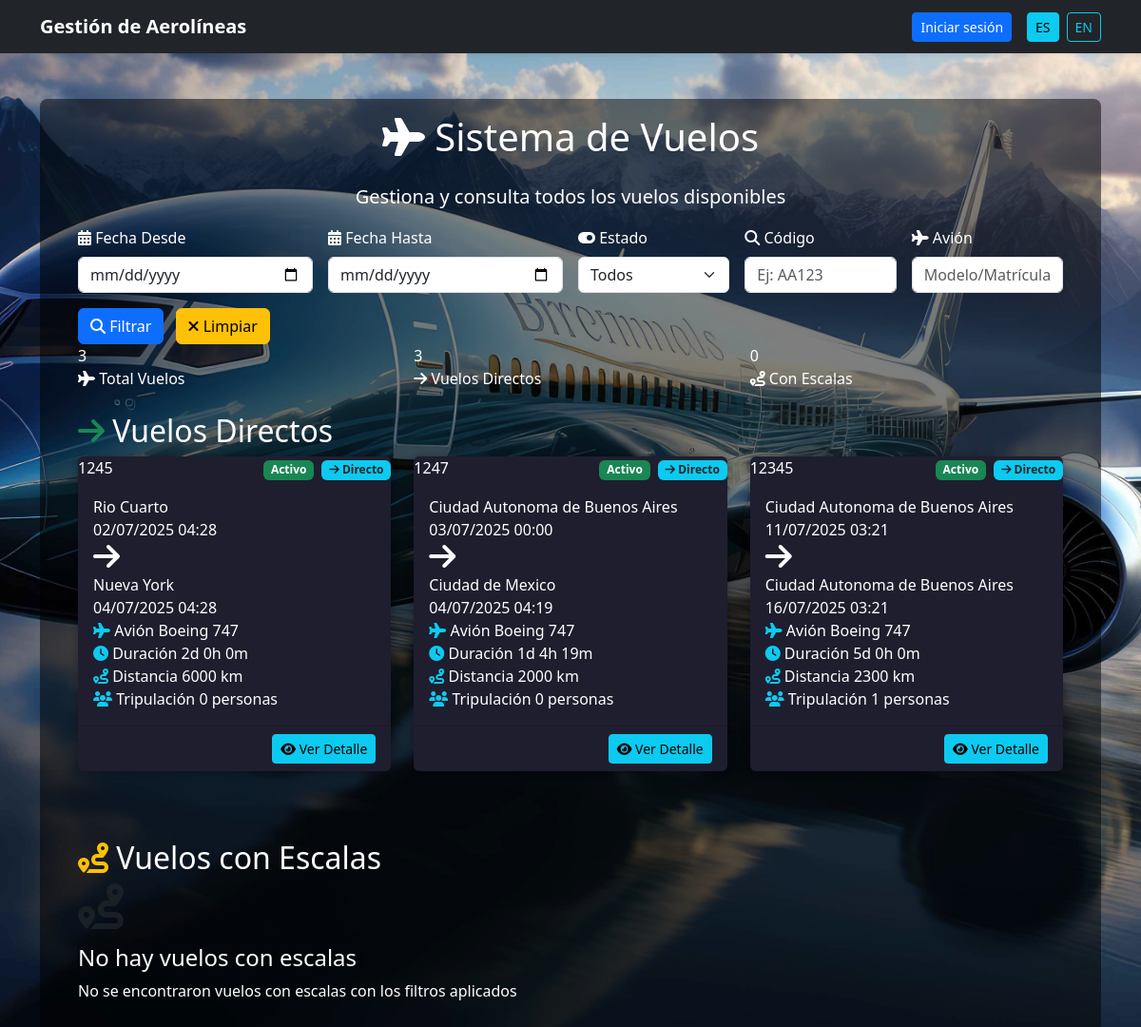
Page /es/vuelo_list on the earlier database version.
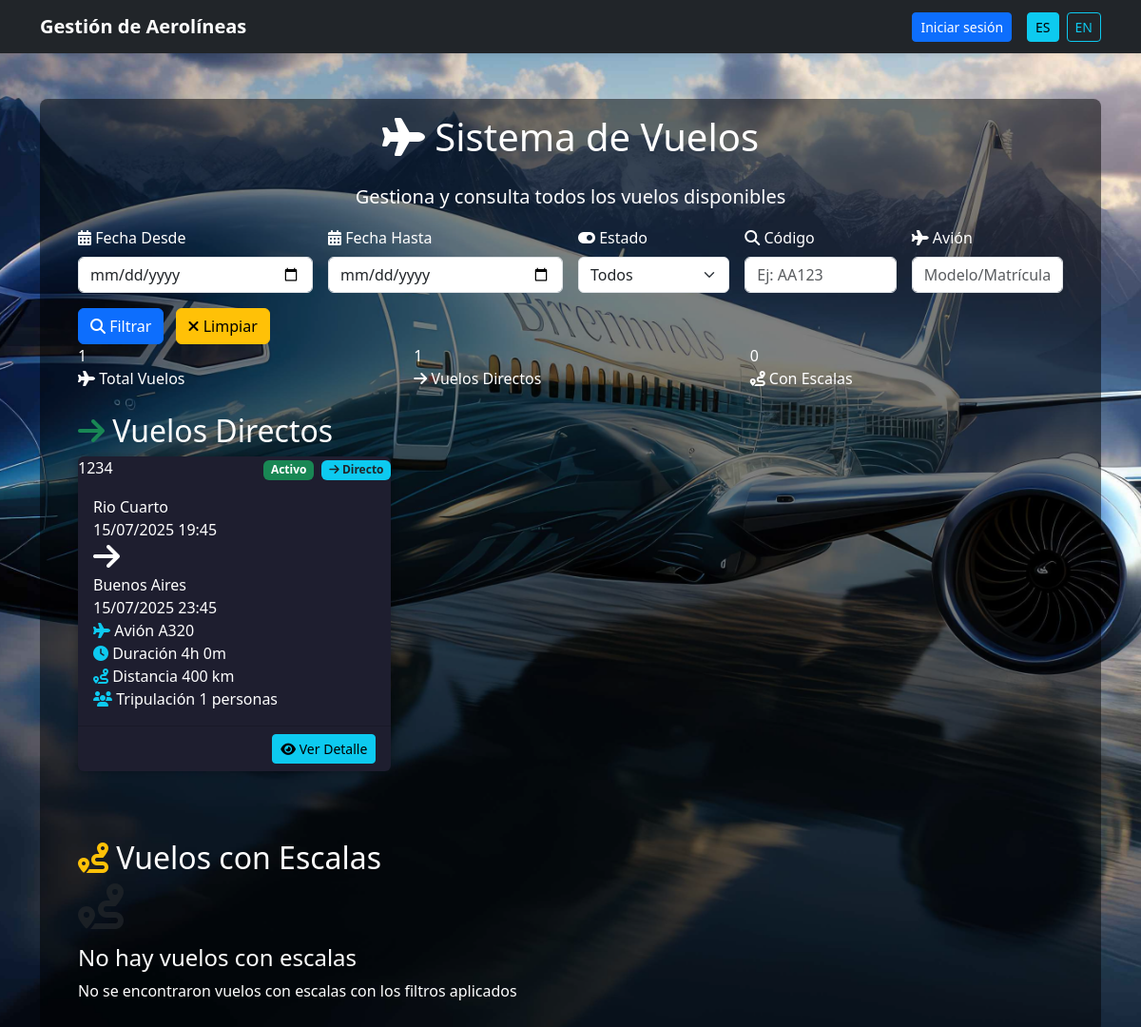
Same page on the later database version.
### vuelos/models.py (models this page shows, shortened)
class Vuelo(models.Model):
    codigo_vuelo = models.CharField(max_length=20, unique=True)
    origen_principal = models.ForeignKey(Localidad, related_name='vuelos_origen', on_delete=models.CASCADE, null=True, blank=True)
    destino_principal = models.ForeignKey(Localidad, related_name='vuelos_destino', on_delete=models.CASCADE, null=True, blank=True)
    fecha_salida_estimada = models.DateTimeField()
    fecha_llegada_estimada = models.DateTimeField()
    km_totales = models.PositiveIntegerField(null=True, blank=True)
    avion_asignado = models.ForeignKey(Avion, on_delete=models.SET_NULL, null=True, blank=True)
    tiene_escalas = models.BooleanField(default=False, verbose_name=_("Tiene Escalas"))  # NUEVO CAMPO
    activo = models.BooleanField(default=True)
    cargado_por = models.ForeignKey(User, on_delete=models.SET_NULL, null=True)
    fecha_carga = models.DateTimeField(auto_now_add=True)
    class Meta:
        verbose_name = _("Vuelo")
        verbose_name_plural = _("Vuelos")
        ordering = ['fecha_salida_estimada']
    @property
    def duracion_total(self):
        return self.fecha_llegada_estimada - self.fecha_salida_estimada

### core/models.py (models this page shows, shortened)
class Localidad(models.Model):
    provincia = models.ForeignKey(Provincia, on_delete=models.CASCADE, related_name='localidades', null=True, verbose_name=_("Provincia"))
    nombre = models.CharField(max_length=100, verbose_name=_("Nombre"))
    activo = models.BooleanField(default=True, verbose_name=_("Activo"))
    class Meta:
        ordering = ['nombre']
        verbose_name = _("Localidad")
        verbose_name_plural = _("Localidades")
        constraints = [
            models.UniqueConstraint(fields=['provincia', 'nombre'], name='unique_localidad_por_provincia')
        ]

### aviones/models.py (models this page shows, shortened)
class Avion(models.Model):
    num_avion = models.CharField(max_length=20, unique=True, verbose_name=_("Número de Avión"))
    modelo = models.CharField(max_length=50, verbose_name=_("Modelo"))
    filas = models.PositiveIntegerField(verbose_name=_("Filas"))
    columnas = models.PositiveIntegerField(verbose_name=_("Columnas"))
    estado = models.CharField(max_length=50, verbose_name=_("Estado"),
                             help_text=_("Ej: operativo, mantenimiento"))
    km_recorridos = models.PositiveIntegerField(default=0, verbose_name=_("Kilómetros Recorridos"))
    activo = models.BooleanField(default=True, verbose_name=_("Activo"))
    class Meta:
        verbose_name = _("Avión")
        verbose_name_plural = _("Aviones")
        ordering = ['num_avion']

### vuelos/views.py (the view, shortened to what this page needs)
# urls.py: path('vuelo_list', views.VueloListView.as_view(), name='vuelo_list'),
class VueloListView(TemplateView):
    template_name = 'vuelos/vuelo_list.html'
    def get_context_data(self, **kwargs):
        context = super().get_context_data(**kwargs)
        form = VueloFiltroFechaForm(self.request.GET or None)
        form_is_valid = form.is_valid()  # Forzamos la validación
        vuelos_queryset = Vuelo.objects.select_related(
            'origen_principal',
            'destino_principal',
            'avion_asignado',
            'cargado_por'
        ).prefetch_related(
            Prefetch(
                'escalas_vuelo',
                queryset=EscalaVuelo.objects.filter(activo=True)
                    .select_related('escala__origen', 'escala__destino', 'avion')
                    .order_by('orden')
            ),
            Prefetch(
                'tripulacion',
                queryset=TripulacionVuelo.objects.filter(activo=True).select_related('persona')
            )
        )
        vuelos_queryset = self._apply_filters(vuelos_queryset, form if form_is_valid else None)
        vuelos_sin_escalas = []
        vuelos_con_escalas = []
        for vuelo in vuelos_queryset:
            vuelo.duracion_calculada = self._calcular_duracion_resumida(vuelo)
            vuelo.total_tripulacion = self._contar_tripulacion_total(vuelo)
            if vuelo.tiene_escalas and vuelo.escalas_vuelo.exists():
                vuelo.escalas_resumen = self._generar_resumen_escalas(vuelo)
                vuelos_con_escalas.append(vuelo)
            else:
                vuelos_sin_escalas.append(vuelo)
        context.update({
            'vuelos_sin_escalas': vuelos_sin_escalas,
            'vuelos_con_escalas': vuelos_con_escalas,
            'total_vuelos': len(vuelos_sin_escalas) + len(vuelos_con_escalas),
            'form_filtro': form,
        })
        return context
    def _apply_filters(self, queryset, form):
        if not form:
            return queryset.filter(activo=True).order_by('fecha_salida_estimada')
    def _calcular_duracion_resumida(self, vuelo):
        if not vuelo.duracion_total:
            return "N/A"
        total_seconds = int(vuelo.duracion_total.total_seconds())
        days = vuelo.duracion_total.days
        hours = (total_seconds // 3600) % 24
        minutes = (total_seconds // 60) % 60
        if days > 0:
            return f"{days}d {hours}h {minutes}m"
        elif hours > 0:
            return f"{hours}h {minutes}m"
        else:
            return f"{minutes}m"
    def _contar_tripulacion_total(self, vuelo):
        if vuelo.tiene_escalas:
            tripulacion_ids = set()
            for escala in vuelo.escalas_vuelo.all():
                for tripulante in escala.tripulacion_escala.filter(activo=True):
                    tripulacion_ids.add(tripulante.persona_id)
            return len(tripulacion_ids)
        return vuelo.tripulacion.filter(activo=True).count()

### vuelos/forms.py
class VueloFiltroForm(forms.Form):
    fecha_inicio = forms.DateField(
        required=False,
        widget=forms.DateInput(attrs={'type': 'date', 'class': 'form-control'}),
        label=_('Fecha Desde')
    )
    fecha_fin = forms.DateField(
        required=False,
        widget=forms.DateInput(attrs={'type': 'date', 'class': 'form-control'}),
        label=_('Fecha Hasta')
    )
    activo = forms.ChoiceField(
        required=False,
        choices=[
            ('', _('Todos')),
            ('1', _('Activos')),
            ('0', _('Inactivos'))
        ],
        widget=forms.Select(attrs={'class': 'form-select'}),
        label=_('Estado')
    )
    codigo_vuelo = forms.CharField(
        required=False,
        widget=forms.TextInput(attrs={'class': 'form-control', 'placeholder': _('Ej: AA123')}),
        label=_('Código de Vuelo')
    )
    avion = forms.CharField(
        required=False,
        widget=forms.TextInput(attrs={'class': 'form-control', 'placeholder': _('Modelo o Matrícula')}),
        label=_('Avión')
    )

### vuelos/templates/vuelos/vuelo_list.html (shortened to what the changed rows need)
{% extends 'base.html' %}
{% load static %}
{% load i18n %}
{% block content %}
<div class="fondo-transparente">
<div class="container-fluid">
    <div class="search-section">
        <div class="container">
            <div class="row">
                <div class="col-12">
                    <h1 class="text-center mb-4">
                        <i class="fas fa-plane"></i> {% trans "Sistema de Vuelos" %}
                    </h1>
                </div>
            </div>
        </div>
    </div>
    <div class="container mb-4">
        <div class="row">
            <div class="col-md-4">
                <div class="stats-card">
                    <div class="stats-number">{{ total_vuelos }}</div>
                    <div class="stats-label">
                        <i class="fas fa-plane"></i> {% trans "Total Vuelos" %}
                    </div>
                </div>
            </div>
            <div class="col-md-4">
                <div class="stats-card">
                    <div class="stats-number">{{ vuelos_sin_escalas|length }}</div>
                    <div class="stats-label">
                        <i class="fas fa-arrow-right"></i> {% trans "Vuelos Directos" %}
                    </div>
                </div>
            </div>
        </div>
    </div>
    <div class="container">
        <h2 class="section-title">
            <i class="fas fa-arrow-right text-success"></i> {% trans "Vuelos Directos" %}
        </h2>
        {% if vuelos_sin_escalas %}
            <div class="row">
                {% for vuelo in vuelos_sin_escalas %}
                    <div class="col-lg-6 col-xl-4 mb-4">
                        <div class="card flight-card h-100" style="background-color: #1e1e2f; color: white;">
                            <div class="flight-header">
                                <div class="d-flex justify-content-between align-items-center">
                                    <div class="flight-code">{{ vuelo.codigo_vuelo }}</div>
                                    <div>
                                        {% if vuelo.activo %}
                                            <span class="badge bg-success">{% trans "Activo" %}</span>
                                        {% else %}
                                            <span class="badge bg-secondary">{% trans "Inactivo" %}</span>
                                        {% endif %}
                                        <span class="badge bg-info text-dark ms-1">
                                            <i class="fas fa-arrow-right"></i> {% trans "Directo" %}
                                        </span>
                                    </div>
                                </div>
                            </div>
                            <div class="card-body">
                                <div class="flight-route">
                                    <div class="flight-location">
                                        <div class="flight-city">{{ vuelo.origen_principal.nombre }}</div>
                                        <div class="flight-datetime">{{ vuelo.fecha_salida_estimada|date:"d/m/Y H:i" }}</div>
                                    </div>
                                    <div class="flight-arrow">
                                        <i class="fas fa-arrow-right fa-2x"></i>
                                    </div>
                                    <div class="flight-location">
                                        <div class="flight-city">{{ vuelo.destino_principal.nombre }}</div>
                                        <div class="flight-datetime">{{ vuelo.fecha_llegada_estimada|date:"d/m/Y H:i" }}</div>
                                    </div>
                                </div>
                                <div class="flight-info">
                                    <div class="info-item">
                                        <span class="info-label">
                                            <i class="fas fa-plane"></i> {% trans "Avión" %}
                                        </span>
                                        <span class="info-value">
                                            {% if vuelo.avion_asignado %}
                                                {{ vuelo.avion_asignado.modelo }}
                                            {% else %}
                                                <span class="text-muted">{% trans "Sin asignar" %}</span>
                                            {% endif %}
                                        </span>
                                    </div>
                                    <div class="info-item">
                                        <span class="info-label">
                                            <i class="fas fa-clock"></i> {% trans "Duración" %}
                                        </span>
                                        <span class="info-value">{{ vuelo.duracion_calculada }}</span>
                                    </div>
                                    <div class="info-item">
                                        <span class="info-label">
                                            <i class="fas fa-route"></i> {% trans "Distancia" %}
                                        </span>
                                        <span class="info-value">{{ vuelo.km_totales|default:"N/A" }} km</span>
                                    </div>
                                    <div class="info-item">
                                        <span class="info-label">
                                            <i class="fas fa-users"></i> {% trans "Tripulación" %}
                                        </span>
                                        <span class="info-value">{{ vuelo.total_tripulacion }} {% trans "personas" %}</span>
                                    </div>
                                </div>
                            </div>
                            <div class="card-footer bg-transparent">
                                <div class="btn-group-custom text-end">
                                    <a href="{% url 'vuelo_detail' vuelo.codigo_vuelo %}" class="btn btn-info btn-sm">
                                        <i class="fas fa-eye"></i> {% trans "Ver Detalle" %}
                                    </a>
                                </div>
                            </div>
                        </div>
                    </div>
                {% endfor %}
            </div>
        {% else %}
            <div class="empty-state">
                <i class="fas fa-plane fa-3x text-muted mb-3"></i>
                <h4 class="text-white">{% trans "No hay vuelos directos" %}</h4>
                <p class="text-white">{% trans "No se encontraron vuelos directos con los filtros aplicados" %}</p>
            </div>
        {% endif %}
    </div>
    <div class="container mt-5">
        <h2 class="section-title">
            <i class="fas fa-route text-warning"></i> {% trans "Vuelos con Escalas" %}
        </h2>
    </div>
</div>
</div>
{% endblock %}

Differences in the rows shown:
removed Vuelo: codigo_vuelo "1247", origen_principal.nombre "Ciudad Autonoma de Buenos Aires", fecha_salida_estimada "03/07/2025 00:00", destino_principal.nombre "Ciudad de Mexico", fecha_llegada_estimada "04/07/2025 04:19", avion_asignado.modelo "Boeing 747", duracion_calculada "1d 4h 19m", km_totales "2000", total_tripulacion "0"
removed Vuelo: codigo_vuelo "12345", origen_principal.nombre "Ciudad Autonoma de Buenos Aires", fecha_salida_estimada "11/07/2025 03:21", destino_principal.nombre "Ciudad Autonoma de Buenos Aires", fecha_llegada_estimada "16/07/2025 03:21", avion_asignado.modelo "Boeing 747", duracion_calculada "5d 0h 0m", km_totales "2300", total_tripulacion "1"
changed Vuelo "Rio Cuarto": codigo_vuelo "1245" → "1234"; fecha_salida_estimada "02/07/2025 04:28" → "15/07/2025 19:45"; destino_principal.nombre "Nueva York" → "Buenos Aires"; fecha_llegada_estimada "04/07/2025 04:28" → "15/07/2025 23:45"; avion_asignado.modelo "Boeing 747" → "A320"; duracion_calculada "2d 0h 0m" → "4h 0m"; km_totales "6000" → "400"; total_tripulacion "0" → "1"
Other differences:
{{ total_vuelos }}: "3" → "1"
{{ vuelos_sin_escalas|length }}: "3" → "1"
